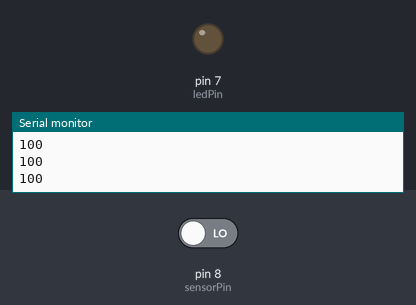
Simulated run of this sketch. Board: Arduino Uno, built with avr-gcc and run on an emulated ATmega328P. On the bench: output pins drawn as LEDs (lit = HIGH), the last lines printed to the serial monitor. The test bench sets the inputs (shaded band); at power-on: pin 8 (sensorPin) LOW.

Above: at 2.2 s.
2.3 s: pin 8 (sensorPin) driven HIGH
At 3.3 s:
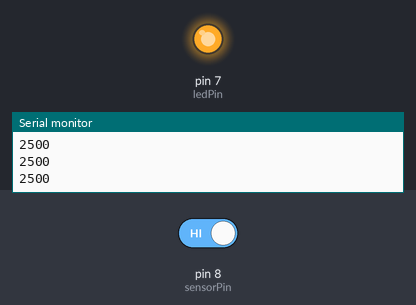
3.8 s: pin 8 (sensorPin) driven LOW
At 4.8 s:
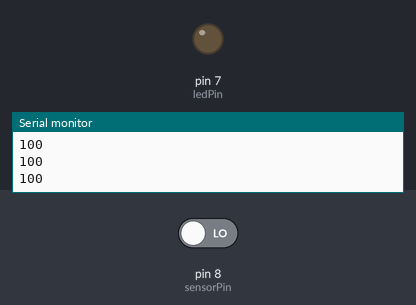
Timing chart, 0 to 6.8 s (numbered marks = the images above; inputs shaded):
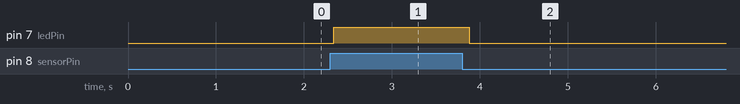

The sketch:

qtr1_led.ino
```cpp
#include <QTRSensors.h> // QTR v4.0

#define sensorPin 8 // Tek sensör için pin tanımı
#define ledPin 7

QTRSensors qtr; // qtr nesnesi
uint16_t sensorValue; // uint16_t tipi ile değişken tanımlama

void setup() {
  qtr.setTypeRC(); // QTR-8RC ayarı
  qtr.setSensorPins((const uint8_t[]) { sensorPin }, 1); // Tek sensör için pin ayarı
  pinMode(ledPin, OUTPUT);

  Serial.begin(9600); // Seri haberleşmeyi başlat
  delay(1000); // Araca enerji verince 1sn bekle
}

void loop() {
  sensorOku();
  delay(100); // Okuma sıklığını ayarlamak için gecikme
}

void sensorOku() {
  uint16_t sensorValues[1]; // Sensör değerlerini tutacak dizi
  qtr.read(sensorValues); // Sensör değerini oku
  sensorValue = sensorValues[0]; // İlk elemanı al
  Serial.println(sensorValue); // Sensör değerini seri monitöre yazdır
  if (sensorValue >= 1000) {
    digitalWrite(ledPin, HIGH);
  } else {
    digitalWrite(ledPin, LOW);
  }
}
```

Measured:
- after the input at 2.3 s, pin 7 (ledPin): LOW → HIGH at once
- after the input at 3.8 s, pin 7 (ledPin): HIGH → LOW after 0.08 s
